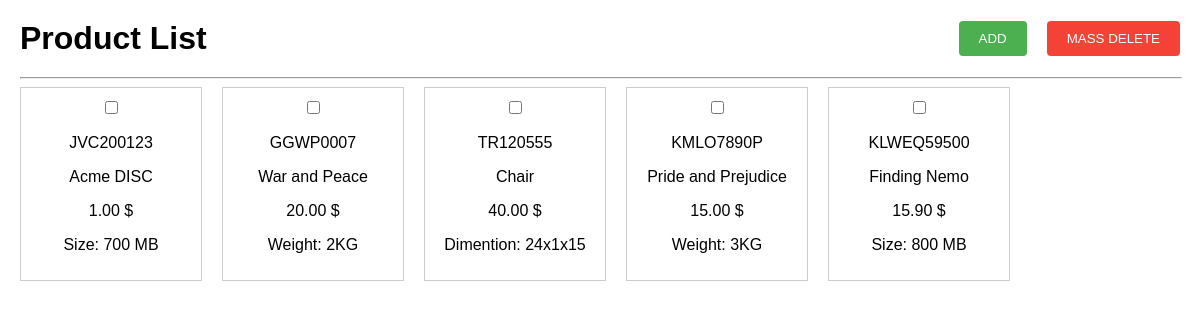
Screenshot of /views/new/product_list.php with the database file from the repository.
### tables this page shows
CREATE TABLE `products` (
  `id` int(11) NOT NULL,
  `sku` varchar(250) NOT NULL,
  `name` varchar(250) NOT NULL,
  `price` decimal(10,2) NOT NULL,
  `type` varchar(250) NOT NULL,
  `size` int(250) DEFAULT NULL,
  `height` int(250) DEFAULT NULL,
  `width` int(250) DEFAULT NULL,
  `length` int(250) DEFAULT NULL,
  `weight` int(250) DEFAULT NULL
);

### views/new/product_list.php (the view, shortened to what this page needs)
<!DOCTYPE html>
<html lang="en">
<head>
    <link rel="stylesheet" href="styles.css">
</head>
<body>
    <div class="header">
        <h1>Product List</h1>
        <div class="buttons">
            <button type="button" onclick="window.location.href='../add-product.php'">ADD</button>
            <button id="delete-product-btn" type="button" onclick="deleteSelected()">MASS DELETE</button>
        </div>
    </div>
        <hr style="width:100%;text-align:left;margin-left:0">
    <form id="product_list_form" method="POST" action="delete_products.php">
        <div class="product-list">
            <?php
            $servername = "localhost";
            $username = "root";
            $password = "";
            $dbname = "scandiweb";
            $conn = new mysqli($servername, $username, $password, $dbname);
            $sql = "SELECT id, sku, name, price, type, size, height, width, length, weight FROM products";
            $result = $conn->query($sql);
            if ($result->num_rows > 0) {
                while ($row = $result->fetch_assoc()) {
                    echo "<div class='product-item'>";
                    echo "<input type='checkbox' class='delete-checkbox' name='delete[]' value='" . $row["id"] . "'>";
                    echo "<p>" . $row["sku"] . "</p>";
                    echo "<p>" . $row["name"] . "</p>";
                    echo "<p>" . $row["price"] . " $</p>";
                    if ($row["size"] != null){
                        echo "<p>Size: " . $row["size"] . " MB</p>";
                    } else if ($row["height"] != null && $row["width"] =! null && $row["length"] != null){
                        echo "<p>Dimention: " . $row["height"] . "x" . $row["width"] ."x" . $row["length"] . "</p>";
                    } else if ($row["weight"] != null){
                        echo "<p>Weight: " . $row["weight"] . "KG" . "</p>";
                    }
                    echo "</div>";
                }
            } else {
                echo "No products found";
            }
            ?>
        </div>
    </form>
</body>
</html>

### views/new/styles.css (style rules this page uses)
body { font-family: Arial, sans-serif; margin: 20px; }
.header { display: flex; justify-content: space-between; align-items: center; margin-bottom: 20px; }
h1 { margin: 0; }
.buttons { display: flex; gap: 10px; }
button { padding: 10px 20px; border: none; background-color: #4CAF50; color: white; cursor: pointer; border-radius: 4px; margin-left: 10px; }
.header .buttons #delete-product-btn { background-color: #f44336; }
.product-list { display: flex; flex-wrap: wrap; gap: 20px; }
.product-item { border: 1px solid #ccc; padding: 10px; width: 160px; text-align: center; }

### rows the page displays
products: sku "JVC200123", name "Acme DISC", price "1.00", size "700"
products: sku "GGWP0007", name "War and Peace", price "20.00", weight "2"
products: sku "TR120555", name "Chair", price "40.00", height "24", width "1", length "15"
products: sku "KMLO7890P", name "Pride and Prejudice", price "15.00", weight "3"
products: sku "KLWEQ59500", name "Finding Nemo", price "15.90", size "800"
